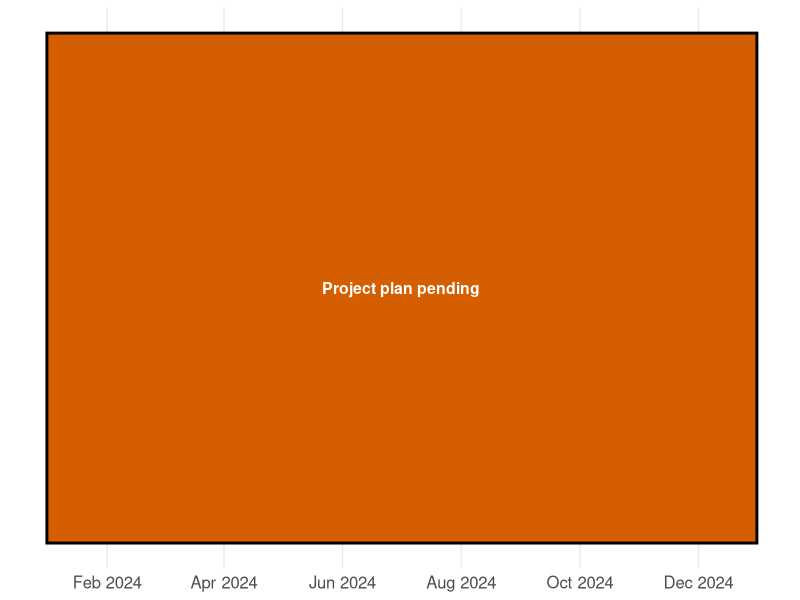

Source code (R):
## ---- chunk 1
knitr::opts_chunk$set(echo = FALSE, message = FALSE)
## ---- chunk 2

library(tidyverse)

# Create data frame for Gantt chart
# tasks <- c("Project planning", 
#            "Pre-\nregistration",
#            "Data cleaning", 
#            "Statistical analysis", 
#            "Manuscript preparation")
tasks <- c("Project plan pending")

# start_date <- c("2023-04-01", 
#                 "2023-05-01", 
#                 "2023-05-15", 
#                 "2023-07-01", 
#                 "2023-10-01")
# end_date <- c("2023-05-30",
#               "2023-06-15", 
#               "2023-07-15", 
#               "2023-10-31", 
#               "2024-01-01")

start_date <- c("2024-01-01")
end_date <- c("2024-12-31")

offset <- seq(1/length(tasks), 1, length.out = length(tasks))

df <- data.frame(tasks, start_date, end_date)
df$start_date <- as.Date(df$start_date)
df$end_date <- as.Date(df$end_date)

# Set colors for chart
# colors <- c("#0072B2", "#E69F00", "#009E73", "#D55E00", "#CC79A7")
colors <- c("#D55E00")



# Create Gantt chart
ggplot(df, aes(xmin = start_date, xmax = end_date,  
               ymin = offset, ymax = offset + 1/length(tasks), 
               fill = fct_inorder(tasks))) +
  geom_rect(linewidth = 1, color = "black") +
  geom_text(aes(x = start_date + (end_date - start_date)/2, y = offset + 0.5/length(tasks), 
                label = tasks), size = 4, fontface = "bold", color = "white") +
  scale_fill_manual(values = colors) +
  scale_x_date(date_breaks = "2 months", date_labels = "%b %Y") +
  theme_minimal() +
  theme(panel.grid.major.y = element_blank(),
        panel.grid.minor.y = element_blank(),
        panel.grid.minor.x = element_blank(),
        axis.text.x = element_text(size = 12),
        axis.text.y = element_blank(),
        axis.ticks.y = element_blank(),
        plot.title = element_text(hjust = 0.5, size = 16),
        legend.position = "none") +
  labs(fill = "Tasks", x = NULL, y = NULL)
## ---- chunk 3
fs::dir_tree(type = "directory", recurse = 3)
